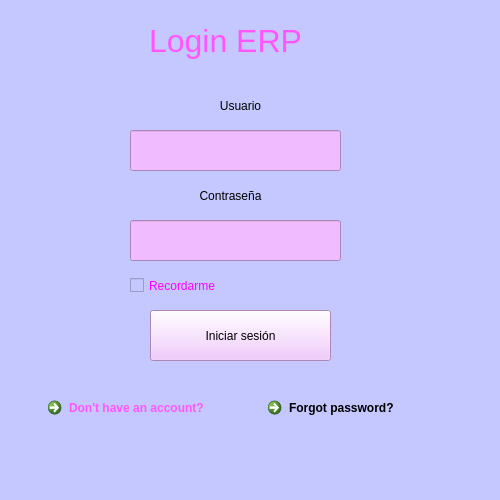
<?xml version="1.0" encoding="UTF-8"?>
<ui version="4.0">
 <class>MainWindow</class>
 <widget class="QMainWindow" name="MainWindow">
  <property name="enabled">
   <bool>true</bool>
  </property>
  <property name="geometry">
   <rect>
    <x>0</x>
    <y>0</y>
    <width>500</width>
    <height>500</height>
   </rect>
  </property>
  <property name="sizePolicy">
   <sizepolicy hsizetype="Fixed" vsizetype="Fixed">
    <horstretch>0</horstretch>
    <verstretch>0</verstretch>
   </sizepolicy>
  </property>
  <property name="minimumSize">
   <size>
    <width>500</width>
    <height>500</height>
   </size>
  </property>
  <property name="maximumSize">
   <size>
    <width>500</width>
    <height>500</height>
   </size>
  </property>
  <property name="baseSize">
   <size>
    <width>10</width>
    <height>10</height>
   </size>
  </property>
  <property name="cursor">
   <cursorShape>ArrowCursor</cursorShape>
  </property>
  <property name="windowTitle">
   <string>Inicio de sesión</string>
  </property>
  <property name="styleSheet">
   <string notr="true">background-color: rgb(196, 200, 255);</string>
  </property>
  <property name="animated">
   <bool>false</bool>
  </property>
  <widget class="QWidget" name="centralwidget">
   <property name="enabled">
    <bool>true</bool>
   </property>
   <widget class="QLabel" name="label">
    <property name="geometry">
     <rect>
      <x>120</x>
      <y>20</y>
      <width>211</width>
      <height>41</height>
     </rect>
    </property>
    <property name="sizePolicy">
     <sizepolicy hsizetype="Fixed" vsizetype="Fixed">
      <horstretch>0</horstretch>
      <verstretch>0</verstretch>
     </sizepolicy>
    </property>
    <property name="font">
     <font>
      <family>Segoe UI</family>
      <pointsize>24</pointsize>
      <italic>false</italic>
      <bold>false</bold>
     </font>
    </property>
    <property name="cursor">
     <cursorShape>OpenHandCursor</cursorShape>
    </property>
    <property name="autoFillBackground">
     <bool>false</bool>
    </property>
    <property name="styleSheet">
     <string notr="true">color: rgb(255, 85, 255);
font: 24pt &quot;Segoe UI&quot;;



</string>
    </property>
    <property name="text">
     <string>Login ERP</string>
    </property>
    <property name="alignment">
     <set>Qt::AlignmentFlag::AlignCenter</set>
    </property>
    <property name="margin">
     <number>-1</number>
    </property>
   </widget>
   <widget class="QLineEdit" name="password">
    <property name="geometry">
     <rect>
      <x>130</x>
      <y>220</y>
      <width>211</width>
      <height>41</height>
     </rect>
    </property>
    <property name="sizePolicy">
     <sizepolicy hsizetype="Fixed" vsizetype="Fixed">
      <horstretch>0</horstretch>
      <verstretch>0</verstretch>
     </sizepolicy>
    </property>
    <property name="cursor">
     <cursorShape>PointingHandCursor</cursorShape>
    </property>
    <property name="mouseTracking">
     <bool>false</bool>
    </property>
    <property name="autoFillBackground">
     <bool>false</bool>
    </property>
    <property name="styleSheet">
     <string notr="true">;
background-color: rgb(240, 187, 255);
border-color: rgb(170, 170, 255);
</string>
    </property>
    <property name="inputMask">
     <string/>
    </property>
    <property name="text">
     <string/>
    </property>
    <property name="frame">
     <bool>true</bool>
    </property>
    <property name="echoMode">
     <enum>QLineEdit::EchoMode::Password</enum>
    </property>
    <property name="placeholderText">
     <string notr="true"/>
    </property>
   </widget>
   <widget class="QLabel" name="Username">
    <property name="geometry">
     <rect>
      <x>170</x>
      <y>90</y>
      <width>141</width>
      <height>31</height>
     </rect>
    </property>
    <property name="styleSheet">
     <string notr="true">font: 20pt &quot;Segoe UI&quot;;</string>
    </property>
    <property name="text">
     <string>Usuario</string>
    </property>
    <property name="alignment">
     <set>Qt::AlignmentFlag::AlignCenter</set>
    </property>
   </widget>
   <widget class="QLabel" name="password2">
    <property name="geometry">
     <rect>
      <x>160</x>
      <y>180</y>
      <width>141</width>
      <height>31</height>
     </rect>
    </property>
    <property name="styleSheet">
     <string notr="true">font: 20pt &quot;Segoe UI&quot;;</string>
    </property>
    <property name="text">
     <string>Contraseña</string>
    </property>
    <property name="alignment">
     <set>Qt::AlignmentFlag::AlignCenter</set>
    </property>
   </widget>
   <widget class="QCheckBox" name="checkBox">
    <property name="geometry">
     <rect>
      <x>130</x>
      <y>270</y>
      <width>131</width>
      <height>31</height>
     </rect>
    </property>
    <property name="cursor">
     <cursorShape>CrossCursor</cursorShape>
    </property>
    <property name="styleSheet">
     <string notr="true">font: 12pt &quot;Segoe UI&quot;;
color: rgb(255, 0, 255);</string>
    </property>
    <property name="text">
     <string>Recordarme</string>
    </property>
   </widget>
   <widget class="QCommandLinkButton" name="link1">
    <property name="enabled">
     <bool>true</bool>
    </property>
    <property name="geometry">
     <rect>
      <x>40</x>
      <y>390</y>
      <width>201</width>
      <height>41</height>
     </rect>
    </property>
    <property name="styleSheet">
     <string notr="true">color: rgb(255, 85, 255);
font: 12pt &quot;Segoe UI&quot;;</string>
    </property>
    <property name="text">
     <string>Don't have an account?</string>
    </property>
   </widget>
   <widget class="QCommandLinkButton" name="link2">
    <property name="enabled">
     <bool>true</bool>
    </property>
    <property name="geometry">
     <rect>
      <x>260</x>
      <y>390</y>
      <width>191</width>
      <height>41</height>
     </rect>
    </property>
    <property name="styleSheet">
     <string notr="true">font: 12pt &quot;Segoe UI&quot;;</string>
    </property>
    <property name="text">
     <string>Forgot password?</string>
    </property>
   </widget>
   <widget class="QLineEdit" name="Usuario">
    <property name="geometry">
     <rect>
      <x>130</x>
      <y>130</y>
      <width>211</width>
      <height>41</height>
     </rect>
    </property>
    <property name="sizePolicy">
     <sizepolicy hsizetype="Fixed" vsizetype="Fixed">
      <horstretch>0</horstretch>
      <verstretch>0</verstretch>
     </sizepolicy>
    </property>
    <property name="cursor">
     <cursorShape>PointingHandCursor</cursorShape>
    </property>
    <property name="mouseTracking">
     <bool>false</bool>
    </property>
    <property name="autoFillBackground">
     <bool>false</bool>
    </property>
    <property name="styleSheet">
     <string notr="true">background-color: rgb(240, 187, 255);
border-color: rgb(170, 170, 255);
</string>
    </property>
    <property name="inputMask">
     <string/>
    </property>
    <property name="text">
     <string/>
    </property>
    <property name="frame">
     <bool>true</bool>
    </property>
    <property name="echoMode">
     <enum>QLineEdit::EchoMode::Normal</enum>
    </property>
    <property name="placeholderText">
     <string notr="true"/>
    </property>
   </widget>
   <widget class="QPushButton" name="pushButton">
    <property name="geometry">
     <rect>
      <x>150</x>
      <y>310</y>
      <width>181</width>
      <height>51</height>
     </rect>
    </property>
    <property name="cursor">
     <cursorShape>OpenHandCursor</cursorShape>
    </property>
    <property name="styleSheet">
     <string notr="true">background-color:rgb(240, 187, 255);
font: 20pt &quot;Segoe UI&quot;;</string>
    </property>
    <property name="text">
     <string>Iniciar sesión</string>
    </property>
   </widget>
  </widget>
  <widget class="QMenuBar" name="menubar">
   <property name="geometry">
    <rect>
     <x>0</x>
     <y>0</y>
     <width>500</width>
     <height>33</height>
    </rect>
   </property>
  </widget>
  <widget class="QStatusBar" name="statusbar"/>
 </widget>
 <resources/>
 <connections/>
</ui>
